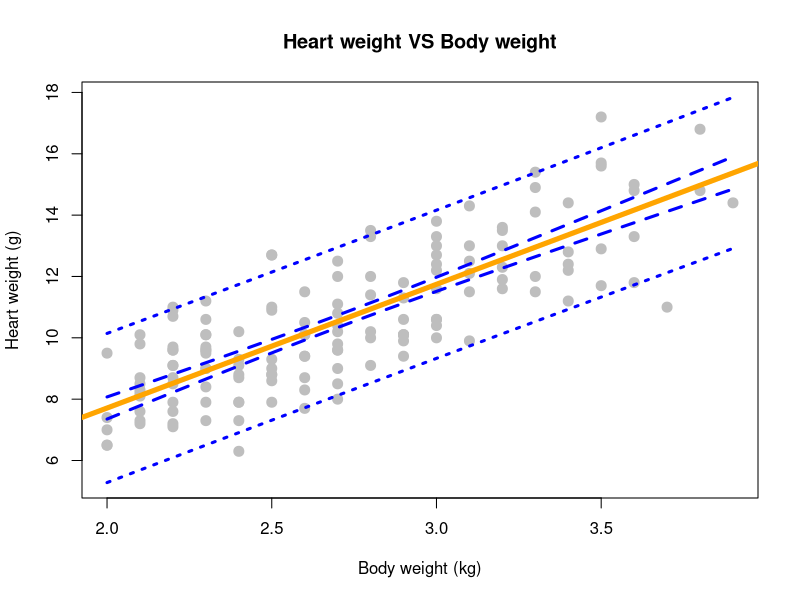
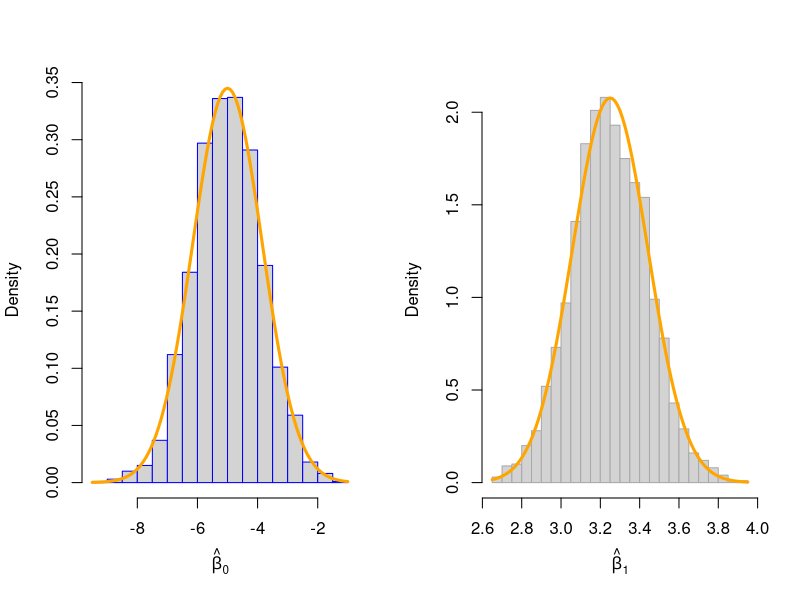

Write R code to recreate these figures, in order.
## ---- chunk 1
library(MASS)
cat_model = lm(Hwt ~ Bwt, data = cats)
summary(cat_model)
## ---- chunk 2
summary(cat_model)$coefficients[1, 3]
## ---- chunk 3
summary(cat_model)$coefficients[2, 3]
## ---- chunk 4
summary(cat_model)$coefficients[1, 4]
## ---- chunk 5
summary(cat_model)$coefficients[2, 4]
## ---- chunk 6
summary(cat_model)$coefficients[1, 4] < 0.05
## ---- chunk 7
summary(cat_model)$coefficients[2, 4] < 0.05
## ---- chunk 8
confint(cat_model, parm = 'Bwt', level = 0.9)
## ---- chunk 9
confint(cat_model, parm = '(Intercept)', level = 0.99)
## ---- chunk 10
intervals = predict(cat_model, newdata = data.frame(Bwt = c(2.1, 2.8)), interval = 'confidence', level = 0.99)
intervals[1, 3] - intervals[1, 2]
intervals[2, 3] - intervals[2, 2]
## ---- chunk 11
mean(cats$Bwt)
## ---- chunk 12
predict(cat_model, newdata = data.frame(Bwt = c(2.8, 4.2)), interval = 'prediction', level = 0.99)
## ---- chunk 13
Bwt_grid = seq(min(cats$Bwt), max(cats$Bwt), by = 0.01)
Hwt_ci_band = predict(cat_model, newdata = data.frame(Bwt = Bwt_grid), interval = 'confidence', level = 0.9)
Hwt_pi_band = predict(cat_model, newdata = data.frame(Bwt = Bwt_grid), interval = 'prediction', level = 0.9)
plot(Hwt ~ Bwt, data = cats, xlab = 'Body weight (kg)', 
     ylab = 'Heart weight (g)', main = 'Heart weight VS Body weight', 
     pch = 20, cex = 2, col = 'grey', ylim = c(min(Hwt_pi_band), max(Hwt_pi_band)))
abline(cat_model, lwd = 5, col = 'orange')
lines(Bwt_grid, Hwt_ci_band[, 'lwr'], col = 'blue', lty = 2, lwd = 3)
lines(Bwt_grid, Hwt_ci_band[, 'upr'], col = 'blue', lty = 2, lwd = 3)
lines(Bwt_grid, Hwt_pi_band[, 'lwr'], col = 'blue', lty = 3, lwd = 3)
lines(Bwt_grid, Hwt_pi_band[, 'upr'], col = 'blue', lty = 3, lwd = 3)
## ---- chunk 14
t = (summary(cat_model)$coefficients[2, 1]- 4) / summary(cat_model)$coefficients[2, 2]
t
#summary(cat_model)$coefficients[2, 3] * (summary(cat_model)$coefficients[2, 1] - 4) / summary(cat_model)$coefficients[2, 1]
## ---- chunk 15
2 * pt(t, df = nrow(cats) - 2, lower.tail = FALSE)
## ---- chunk 16
data(Ozone, package = "mlbench")
Ozone = Ozone[, c(4, 6, 7, 8)]
colnames(Ozone) = c("ozone", "wind", "humidity", "temp")
Ozone = Ozone[complete.cases(Ozone), ]
## ---- chunk 17
ozone_wind_model = lm(ozone ~ wind, data = Ozone)
summary(ozone_wind_model)
## ---- chunk 18
summary(ozone_wind_model)$coefficient[1, 3]
## ---- chunk 19
summary(ozone_wind_model)$coefficient[2, 3]
## ---- chunk 20
summary(ozone_wind_model)$coefficient[1, 4]
## ---- chunk 21
summary(ozone_wind_model)$coefficient[2, 4]
## ---- chunk 22
ozone_temp_model = lm(ozone ~ temp, data = Ozone)
summary(ozone_temp_model)
## ---- chunk 23
summary(ozone_temp_model)$coefficient[1, 3]
## ---- chunk 24
summary(ozone_temp_model)$coefficient[2, 3]
## ---- chunk 25
summary(ozone_temp_model)$coefficient[1, 4]
## ---- chunk 26
summary(ozone_temp_model)$coefficient[2, 4]
## ---- chunk 27
birthday = 19890310
set.seed(birthday)
n = 50
x = seq(0, 10, length = n)
## ---- chunk 28
num_times = 2000
beta_0 = -5
beta_1 = 3.25
sigma = sqrt(16)
beta_0_hats = rep(0, num_times)
beta_1_hats = rep(0, num_times)
for (i in 1: num_times) {
  epsilon = rnorm(n, mean = 0, sd = sigma)
  y = beta_0 + beta_1 * x + epsilon
  
  sim_model = lm(y ~ x)
  beta_0_hats[i] = coef(sim_model)[1]
  beta_1_hats[i] = coef(sim_model)[2]
}
## ---- chunk 29
Sxx = sum((x - mean(x)) ^ 2)
result = data.frame('Variables' = c('True expected value', 'Mean of simulated values', 'True sd', 'Sd of simulated values'),
                    'Beta_0' = c(beta_0, mean(beta_0_hats), sqrt(sigma ^ 2 * (1 / n + mean(x) ^ 2 / Sxx)), sd(beta_0_hats)), 
                    'Beta_1' = c(beta_1, mean(beta_1_hats), sqrt(sigma ^ 2 / Sxx), sd(beta_1_hats)))
library(knitr)
kable(result, digits = 4)
## ---- chunk 30
par(mfrow=c(1,2))
hist(beta_0_hats, probability = TRUE, breaks = 20, xlab = expression(hat(beta)[0]),
     main = '', border = 'blue')
curve(dnorm(x, mean = beta_0, sd = sqrt(sigma ^ 2 * (1 / n + mean(x) ^ 2 / Sxx))), col = 'orange', 
      add = TRUE, lwd = 3)
hist(beta_1_hats, probability = TRUE, breaks = 20, xlab = expression(hat(beta)[1]),
     main = '', border = 'darkgrey')
curve(dnorm(x, mean = beta_1, sd = sqrt(sigma ^ 2 / Sxx)), col = 'orange', 
      add = TRUE, lwd = 3)
## ---- chunk 31
birthday = 19893010
set.seed(birthday)
n = 25
x_4 = seq(0, 2.5, length = n)
## ---- chunk 32
beta_0_4 = 5
beta_1_4 = 2
sigma_4 = sqrt(9)
Sxx_4 = sum((x_4 - mean(x_4)) ^ 2)
beta_1_hats_4 = rep(0, 2500)
beta_1_hats_se = rep(0, 2500)

for (i in 1: 2500) {
  epsilon_4 = rnorm(n, mean = 0, sd = sigma_4)
  y_4 = beta_0_4 + beta_1_4 * x_4 + epsilon_4
  sim_model_4 = lm(y_4 ~ x_4)
  beta_1_hats_4[i] = coef(sim_model_4)[2]
  beta_1_hats_se[i] = summary(sim_model_4)$sigma / sqrt(Sxx_4)
}
## ---- chunk 33
alpha = 1 - 0.95
crit_value = qt(1 - alpha / 2, df = 25 - 2)
lower_95 = beta_1_hats_4 - crit_value * beta_1_hats_se
upper_95 = beta_1_hats_4 + crit_value * beta_1_hats_se
## ---- chunk 34
#sum(as.numeric(lower_95 <= beta_1_4 & beta_1_4 <= upper_95)) / 2500
mean(lower_95 <= beta_1_4 & beta_1_4 <= upper_95)
## ---- chunk 35
1 - mean(lower_95 <= 0 & 0 <= upper_95)
## ---- chunk 36
alpha_e = 1 - 0.99
crit_value_e = qt(1 - alpha_e / 2, df = 25 - 2)
lower_99 = beta_1_hats_4 - crit_value_e * beta_1_hats_se
upper_99 = beta_1_hats_4 + crit_value_e * beta_1_hats_se
## ---- chunk 37
mean(lower_99 <= beta_1_4 & beta_1_4 <= upper_99)
## ---- chunk 38
1 - mean(lower_99 <= 0 & 0 <= upper_99)
## ---- chunk 39
calc_pred_int = function(model, newdata, level = 0.95) {
  estimate = predict(model, newdata = data.frame(newdata))
  Se = summary(model)$sigma
  alpha_5 = 1 - level
  n = length(summary(model)$residuals)
  crit_value_5 = qt(1 - alpha_5 / 2, df = n - 2)
  x_5 = model$model[, 2]
  Sxx_5 = sum((x_5 - mean(x_5)) ^ 2)
  lower = estimate - crit_value_5 * Se * sqrt(1 / n + (newdata - mean(x_5)) ^ 2 / Sxx_5 + 1)
  upper = estimate + crit_value_5 * Se * sqrt(1 / n + (newdata - mean(x_5)) ^ 2 / Sxx_5 + 1)
  v = c(estimate, lower, upper)
  names(v) = c('Estimate', 'Lower', 'Upper')
  return(v)
}
## ---- chunk 40
newcat_1 = data.frame(Bwt = 4.0)
calc_pred_int(cat_model, newcat_1)
## ---- chunk 41
newcat_2 = data.frame(Bwt = 3.3)
calc_pred_int(cat_model, newcat_2, level = 0.99)
